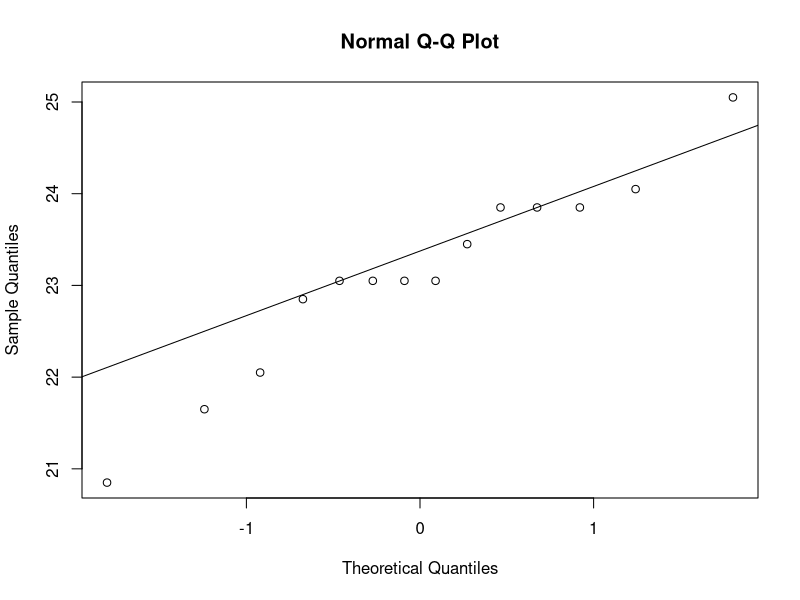
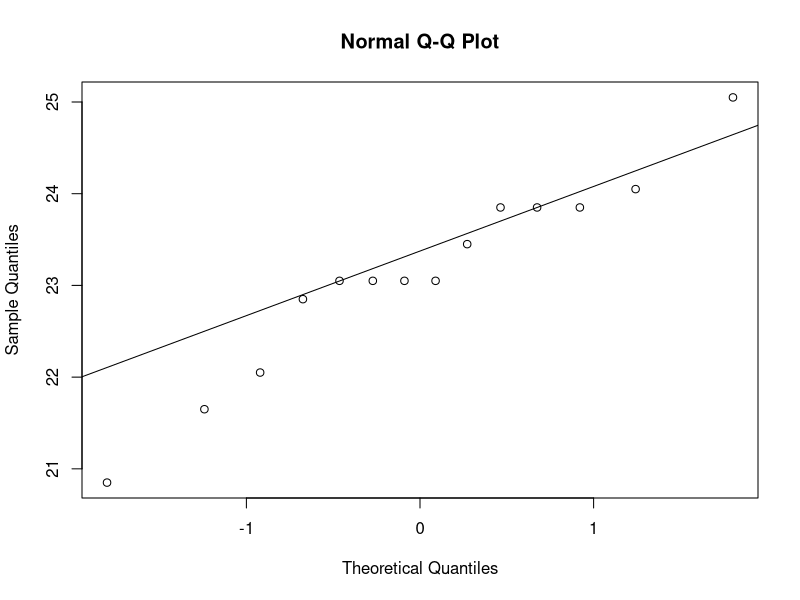
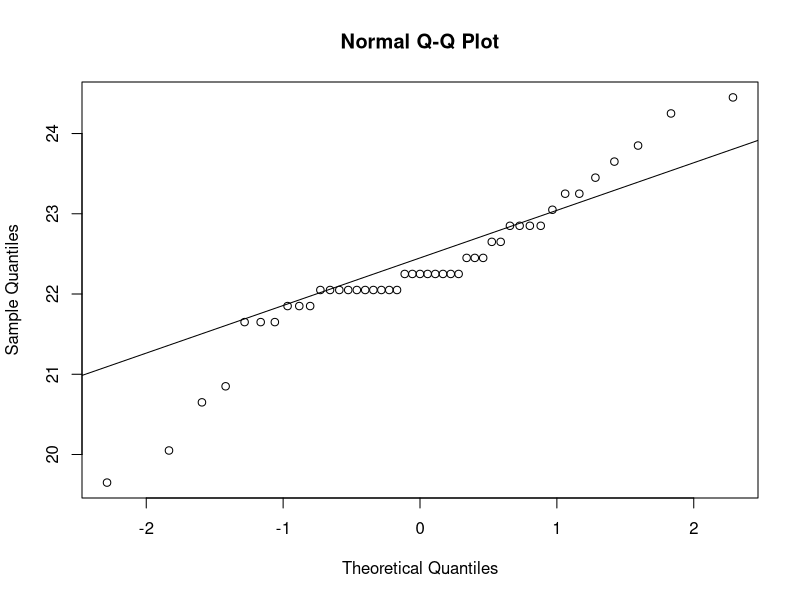
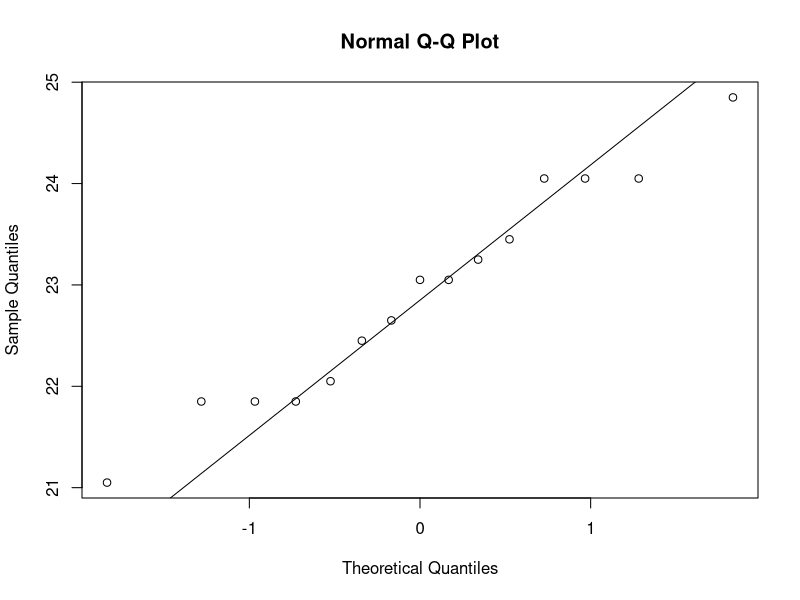
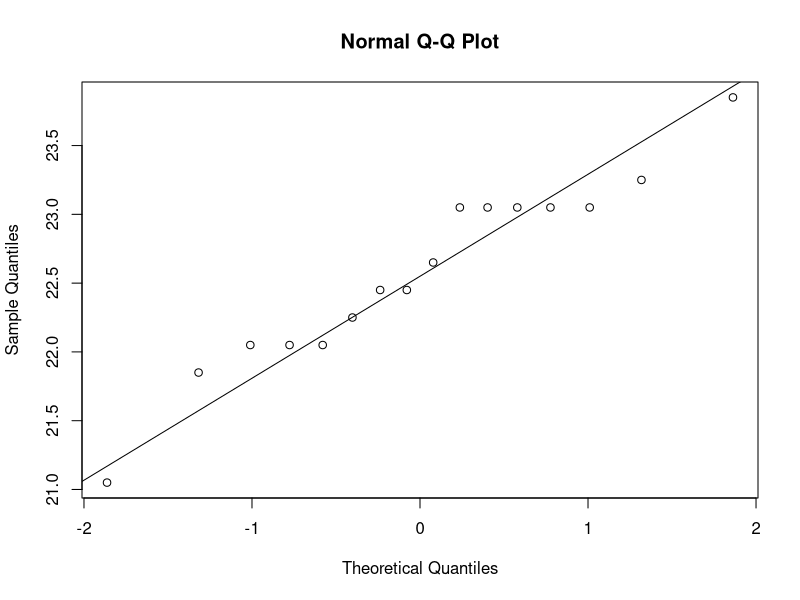
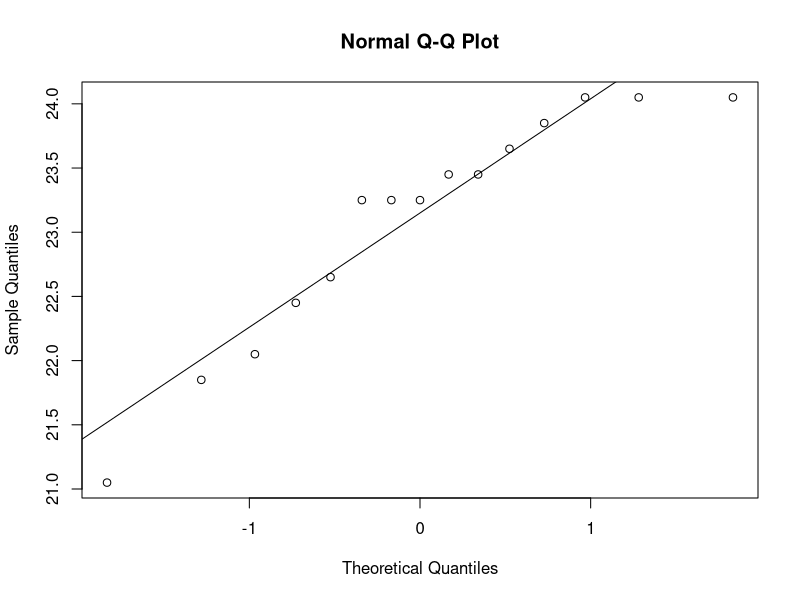
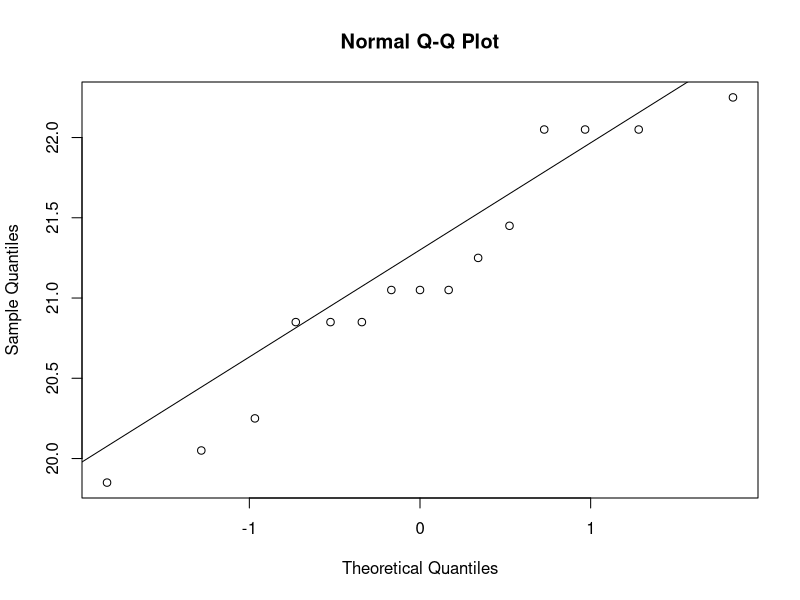
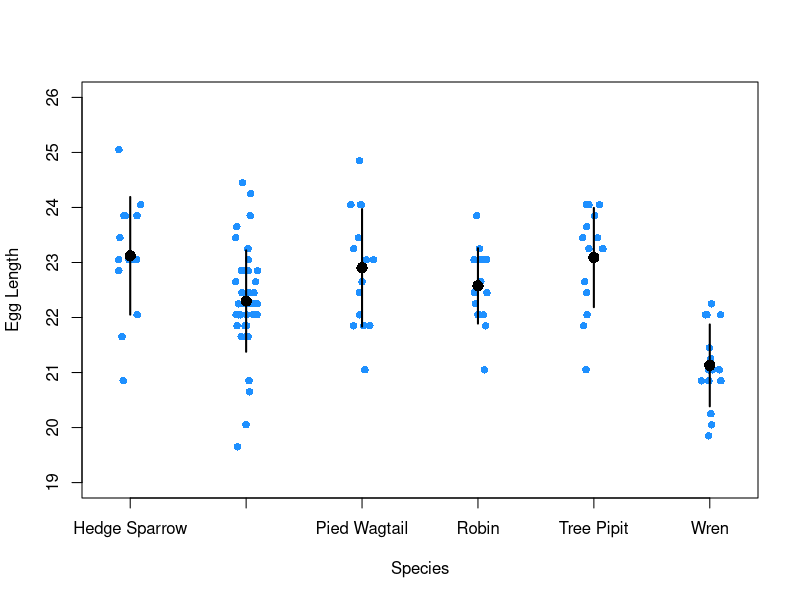

Generate these figures, in order, with R:
## ---- chunk 1
knitr::opts_chunk$set(echo = TRUE)
## ---- chunk 2
cuckoos <- read.csv("cuckooeggs.csv")
str(cuckoos)

# code to convert the host-species variable to a "factor", i.e. categorical data
cuckoos$Host.Species = as.factor(cuckoos$Host.Species) 
## ---- chunk 3
str(cuckoos)
## ---- chunk 4
cuckoo_HS<-subset(cuckoos, cuckoos$Host.Species=="Hedge Sparrow")

shapiro.test(cuckoo_HS$Egg.Length)

# Or

shapiro.test(subset(cuckoos$Egg.Length, cuckoos$Host.Species=="Hedge Sparrow"))

## ---- chunk 5
{qqnorm(subset(cuckoos$Egg.Length, cuckoos$Host.Species=="Hedge Sparrow"))
qqline(subset(cuckoos$Egg.Length, cuckoos$Host.Species=="Hedge Sparrow"))}
## ---- chunk 6
shapiro.test(subset(cuckoos$Egg.Length, cuckoos$Host.Species=="Hedge Sparrow"))
{qqnorm(subset(cuckoos$Egg.Length, cuckoos$Host.Species=="Hedge Sparrow"))
qqline(subset(cuckoos$Egg.Length, cuckoos$Host.Species=="Hedge Sparrow"))}

shapiro.test(subset(cuckoos$Egg.Length, cuckoos$Host.Species=="Meadow Pipit"))
{qqnorm(subset(cuckoos$Egg.Length, cuckoos$Host.Species=="Meadow Pipit"))
qqline(subset(cuckoos$Egg.Length, cuckoos$Host.Species=="Meadow Pipit"))}

shapiro.test(subset(cuckoos$Egg.Length, cuckoos$Host.Species=="Pied Wagtail"))
{qqnorm(subset(cuckoos$Egg.Length, cuckoos$Host.Species=="Pied Wagtail"))
qqline(subset(cuckoos$Egg.Length, cuckoos$Host.Species=="Pied Wagtail"))}

shapiro.test(subset(cuckoos$Egg.Length, cuckoos$Host.Species=="Robin"))
{qqnorm(subset(cuckoos$Egg.Length, cuckoos$Host.Species=="Robin"))
qqline(subset(cuckoos$Egg.Length, cuckoos$Host.Species=="Robin"))}

shapiro.test(subset(cuckoos$Egg.Length, cuckoos$Host.Species=="Tree Pipit"))
{qqnorm(subset(cuckoos$Egg.Length, cuckoos$Host.Species=="Tree Pipit"))
qqline(subset(cuckoos$Egg.Length, cuckoos$Host.Species=="Tree Pipit"))}

shapiro.test(subset(cuckoos$Egg.Length, cuckoos$Host.Species=="Wren"))
{qqnorm(subset(cuckoos$Egg.Length, cuckoos$Host.Species=="Wren"))
qqline(subset(cuckoos$Egg.Length, cuckoos$Host.Species=="Wren"))}

## ---- chunk 7
summary(aov(Egg.Length~Host.Species, data = cuckoos))
cuckooANOVA <- aov(Egg.Length~Host.Species, data = cuckoos)
## ---- chunk 8
#1.The observations must be independent of each other and randomly sampled
#2. The residuals must be normally distributed (evaluate whether cuckoo egg length data is normally distributed within each group using the Shapiro-Wilk test for normality performed above)
#3. The groups must have roughly equal standard deviations (ratio of largest to smallest SD < 2)
#SD of Hedge-Sparrow
HS_sd <- sd(subset(cuckoos$Egg.Length, cuckoos$Host.Species=="Tree Pipit"), na.rm = FALSE)
#SD of Meadow Pipit
MP_sd <- sd(subset(cuckoos$Egg.Length, cuckoos$Host.Species=="Meadow Pipit"), na.rm = FALSE)
#SD of Pied Wagtail
PW_sd <- sd(subset(cuckoos$Egg.Length, cuckoos$Host.Species=="Pied Wagtail"), na.rm = FALSE)
#SD of Robin
R_sd <- sd(subset(cuckoos$Egg.Length, cuckoos$Host.Species=="Robin"), na.rm = FALSE)
#SD of Tree Pipit
TP_sd <- sd(subset(cuckoos$Egg.Length, cuckoos$Host.Species=="Tree Pipit"), na.rm = FALSE)
#SD of Wren
W_sd <- sd(subset(cuckoos$Egg.Length, cuckoos$Host.Species=="Wren"), na.rm = FALSE)
#Ratio between largest and smallest SD must be < 2. 
ratio <- 1.07/0.68
## ---- chunk 9
# Find each mean
mean.length <- aggregate(Egg.Length~Host.Species, cuckoos, FUN=mean)
head(mean.length)

# Find each sd in a table
sd.length <- aggregate(Egg.Length~Host.Species, cuckoos, FUN=sd)

#Plot
{stripchart(Egg.Length~Host.Species, vertical= TRUE, method= "jitter", pch=16, col="dodgerblue", data=cuckoos, ylab="Egg Length", xlab="Species", ylim=c(19,26))

#Plot means
points(mean.length$Egg.Length ~ c(1:length(levels(mean.length$Host.Species))), pch=16, col="black", cex=1.5)

#Plot SD
segments(x0 = c(1:length(levels(mean.length$Host.Species))), x1 = c(1:length(levels(mean.length$Host.Species))), y0 = mean.length$Egg.Length - sd.length$Egg.Length, y1 = mean.length$Egg.Length + sd.length$Egg.Length, col="black", lwd=2)
}
## ---- chunk 10
TukeyHSD(cuckooANOVA)

